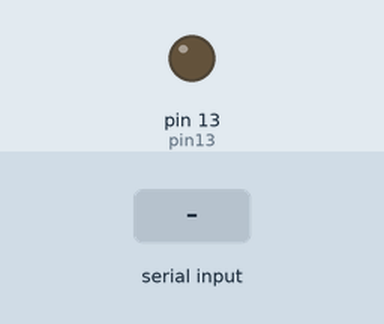
A sketch run on a simulated Arduino Uno, built with avr-gcc and run on an emulated ATmega328P. Parts: output pins drawn as LEDs (lit = HIGH). Inputs (shaded band) come from the test bench.

Above: at 1.2 s.
1.3 s: "1\n" received over Serial
At 1.8 s:
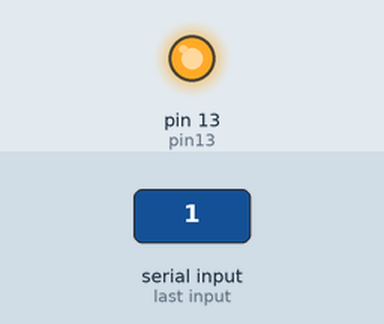
2.8 s: "0\n" received over Serial
At 4.1 s:
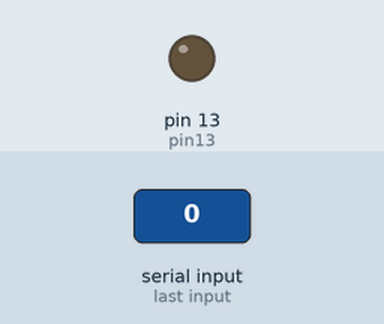
Timing chart, 0 to 5.8 s (numbered marks = the images above; inputs shaded):
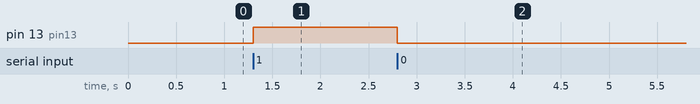

Measured:
- after the input at 1.3 s, pin 13 (pin13): LOW → HIGH at once
- after the input at 2.8 s, pin 13 (pin13): HIGH → LOW at once

The sketch:

serial.ino
```cpp
String serial_buffer;
const int pin13 = 13;


void setup() {
  Serial.begin(115200);
  pinMode(pin13, OUTPUT);
}

void loop() {
  if (Serial.available() > 0) {
    serial_buffer = Serial.readStringUntil('\n');
    if (serial_buffer.equals("1"))
        digitalWrite(pin13, HIGH);
    }
    else if (serial_buffer.equals("0"))
    {
        digitalWrite(pin13, LOW);
    }
  }
```
